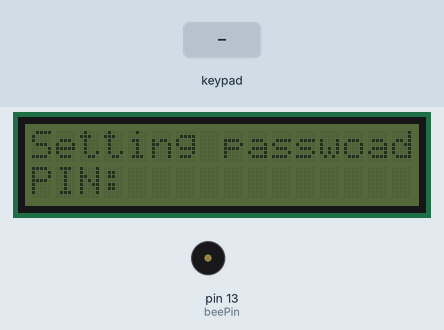
Bench run of a sketch on a simulated Arduino Uno, built with avr-gcc and run on an emulated ATmega328P. Shown: 16×2 character LCD, buzzer (waves = sounding, pin HIGH). The inputs (shaded band) are chosen by the test bench. What the sketch prints to the serial monitor is not drawn.

Above: at 0.9 s.
1.0 s: keypad keys 1 2 3 4 D pressed 0.4 s apart
At 4.0 s:
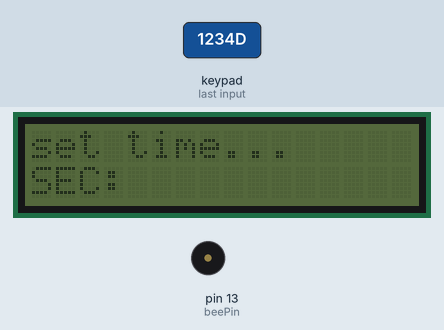
5.2 s: key 'D' pressed
At 7.5 s:
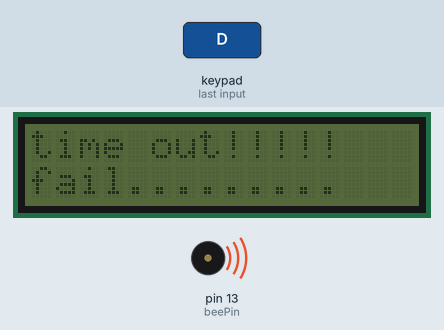
8.2 s: keypad keys 2 3 4 5 D pressed 0.4 s apart
At 9.93 s:
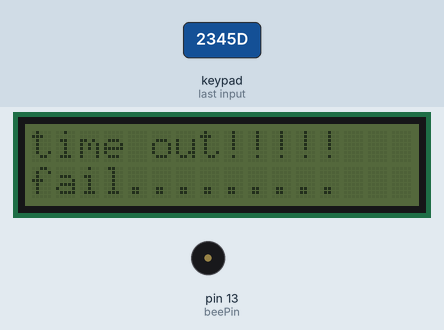
11.7 s: key 'F' pressed
At 12.8 s:
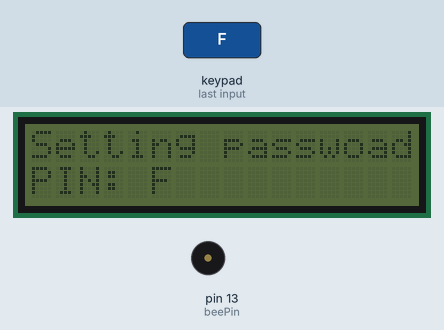
13.3 s: key 'E' pressed
At 14.3 s:
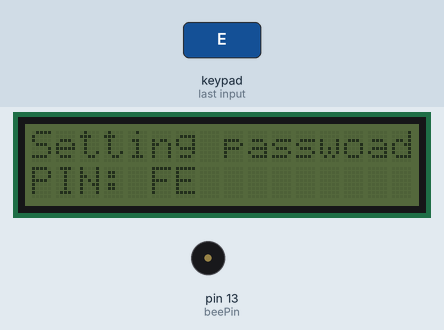
14.9 s: keypad keys 1 2 3 4 A pressed 0.4 s apart
At 17.6 s:
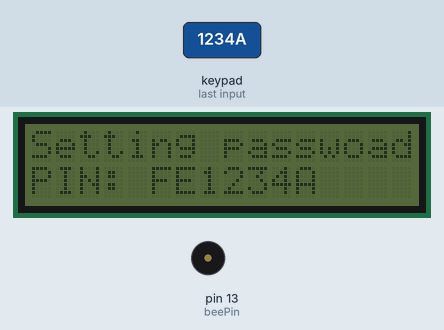
Timing chart, 0 to 19.1 s (numbered marks = the images above; inputs shaded):
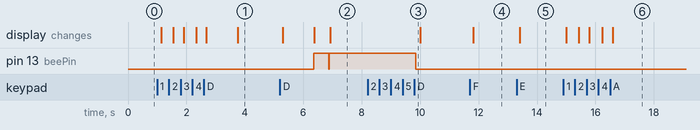

The sketch:

c4_Finial00.ino
```cpp
#include <Keypad.h>
#include <Wire.h>
#include <LiquidCrystal_I2C.h>

#define KEY_ROWS 4  // 薄膜按鍵的列數
#define KEY_COLS 4  // 薄膜按鍵的行數

LiquidCrystal_I2C lcd(0x3F,16,2);

// 設置按鍵模組
char keymap[KEY_ROWS][KEY_COLS] = {
  {'F', 'E', 'D', 'C'},
  {'B', '3', '6', '9'},
  {'A', '2', '5', '8'},
  {'0', '1', '4', '7'}
};

byte rowPins[KEY_ROWS] = {2, 3, 4, 5}; //Rows 0 to 3
byte colPins[KEY_COLS] = {6, 7, 8, 9}; //Columns 0 to 3

Keypad keypad = Keypad(makeKeymap(keymap), rowPins, colPins, KEY_ROWS, KEY_COLS);

String passcode = "1234";     // 預設密碼
String inputCode = "";        // 暫存用戶的按鍵字串
bool acceptKey = true;        // 代表是否接受用戶按鍵輸入的變數，預設為「接受」
String lineA = "",lineB = ""; // 顯示內容

//計時
//1,2,3,5,8,13,21,34,55,89
int timeRange[] = {10,20,40,80,160,320,640,1280,2560,5120};
int timeBee[]   = {125,250,500,1000,2000,3000,5000,8000,13000,21000,34000};
int total = (int)sizeof(timeRange)/4;
int strTime = 0;
int totalTime = 0;
int clockTime = 0;
int tempTime = 0;
int lastTime = 0;
String settime = "";

byte beePin = 13;  //蜂鳴器腳位

//蜂鳴器
void bee(){
  digitalWrite(beePin,HIGH);
  myDelay(500);
  digitalWrite(beePin,LOW);
}
void bee(int d){
  digitalWrite(beePin,d);
}

//設定密碼
void setPassword(){
  char key = '\0';
  passcode = "";
  lineA = "Setting passwoad";
  lineB = "PIN:";
  while(acceptKey){
    key = keypad.getKey();
    Serial.println(key);
    if (acceptKey && key != NO_KEY) {
      clear_LCD();
      if (key == 'C') {   // 清除畫面
        passcode = "";
        lineB = "PIN:";
      } else if (key == 'D') {  // 確定輸入密碼
        lineA = "password set!!";
        lineB = "";
        acceptKey = false;
      } else {
        passcode += key;  // 儲存用戶的密碼
        lineB = "PIN: " + passcode;
      }
    }
    show_LCD();
    delay(50);
  }
  delay(1000);
  acceptKey = true;
  setTimeRange();
}

//設定時間寬度
void setTimeRange(){
  settime = "";
  lineA = "set time...      ";
  lineB = "SEC:";
  while(acceptKey){
    char key = keypad.getKey();
    if(acceptKey && key != NO_KEY){
      clear_LCD();
      if (key == 'C') {   // 清除畫面
        settime = "";
        lineB = "SEC:";
      } else if (key == 'D') {  // 確定輸入時間
        tempTime = millis();
        strTime = millis()/1000;
        totalTime = settime.toInt();
        lineA = "Time set!";
        lineB = "";
        acceptKey = false;
      } else {
        settime += key;  // 儲存時間數字
        lineB = "SEC: " + settime;
      }
    }
    show_LCD();
    delay(50);
  }
  delay(1000);

  resetLocker();

}

void keyINPass(){

    char key = keypad.getKey();
    // 若目前接受用戶輸入，而且有新的字元輸入…
    if (acceptKey && key != NO_KEY) {
      clear_LCD();
      if (key == 'C') {   // 清除畫面
        inputCode = "";
        lineB = "PIN: ";
      } else if (key == 'D') {  // 比對輸入密碼
        acceptKey = false;
        checkPinCode();
      } else {
        inputCode += key;  // 儲存用戶的按鍵字元
        lineB = "PIN: " + inputCode;
      }
    }

    lastTime = totalTime - (millis()/1000 - strTime);

    String str = String(lastTime);
    lineA = "Time... " + str + " "  ;

    show_LCD();

}

// 顯示「歡迎光臨」後，重設LCD顯示文字和輸入狀態。
void resetLocker() {
  lineA = "Time... ";
  lineB = "PIN: ";
  show_LCD();
  acceptKey = true;
  inputCode = "";
}

// 比對用戶輸入的密碼
void checkPinCode() {
  acceptKey = false;  // 暫時不接受用戶按鍵輸入
  // 比對密碼
  if (inputCode == passcode) {
    acceptKey = true;
    pass();
  } else {
    lineB = "***WRONG!!***";
    show_LCD();
    delay(250);
    clear_LCD();
    resetLocker();
  }
}

//密碼通過顯示
void pass(){
  digitalWrite(beePin,LOW);
  lineA = "password correct";
  lineB = "success!!!!!!!!!";
  while(acceptKey){
    char key = keypad.getKey();
    if(acceptKey && key != NO_KEY){
      if(key == 'D'){
          acceptKey = false;
      }
    }
    show_LCD();
    delay(50);
  }
  clear_LCD();
  acceptKey = true;
  setPassword();
}

 //遊戲結束
void gameOver(){
  lineA = "time out!!!!!";
  lineB = "fail.........";
  bee(1);
  while(acceptKey){
    char key = keypad.getKey();
    if(acceptKey && key != NO_KEY){
      if(key == 'D'){
          bee(0);
          acceptKey = false;
      }
    }
    show_LCD();
    delay(50);
  }
  clear_LCD();
  acceptKey = true;
  setPassword();
}

void clear_LCD(){
  lcd.setCursor(0, 0); // 設定游標位置在第一行行首
  lcd.print("                               ");
  lcd.setCursor(0, 1); // 設定游標位置在第二行行首
  lcd.print("                               ");
}

void show_LCD(){
  lcd.setCursor(0, 0); // 設定游標位置在第一行行首
  lcd.print(lineA);
  lcd.setCursor(0, 1); // 設定游標位置在第二行行首
  lcd.print(lineB);
}

void myDelay(unsigned long duration){
  unsigned long start = millis();

  while(((millis() - start) <= duration) && acceptKey){
    keyINPass();
  }
}

void setup() {
  Serial.begin(9600);

  pinMode(beePin,OUTPUT);

  lcd.init();// initialize the lcd

  setPassword();
}

void loop() {

  Serial.println("lastTime: " + lastTime);
  Serial.println("clockTime: " + clockTime);

  while(acceptKey){

    char key = keypad.getKey();
    // 若目前接受用戶輸入，而且有新的字元輸入…
    if (acceptKey && key != NO_KEY) {
      clear_LCD();
      if (key == 'C') {   // 清除畫面
        inputCode = "";
        lineB = "PIN: ";
      } else if (key == 'D') {  // 比對輸入密碼
        acceptKey = false;
        checkPinCode();
      } else {
        inputCode += key;  // 儲存用戶的按鍵字元
        lineB = "PIN: " + inputCode;
      }
    }

    lastTime = totalTime - (millis()/1000 - strTime);

    for(int x = 9 ; x >= 0; x--){
      if(lastTime > timeRange[x]){
        clockTime = timeBee[x+1];
        break;
      }else if(lastTime < timeRange[0]){
        clockTime = timeBee[0];
      }
    }

    int timeDiff = millis() - tempTime ;
    if(timeDiff >= clockTime){
      bee();
      tempTime = millis();
    }

    String str = String(lastTime);
    lineA = "Time... " + str + " "  ;

    show_LCD();

    if(lastTime <= 0){
      acceptKey = false;
    }

  }
  acceptKey = true;
  gameOver();

}
```

Measured:
- after the input at 1.0 s, the display: first changes after 0.13 s (image 1 shows a later state)
- after the input at 5.2 s, pin 13 (beePin): LOW → HIGH after 1.2 s, → LOW 0.51 s later, → HIGH 0.02 s later; the display: first changes after 0.10 s (image 2 shows a later state)
- after the input at 8.2 s, pin 13 (beePin): HIGH → LOW after 1.6 s
- after the input at 11.7 s, the display: changes after 0.13 s (image 4)
- after the input at 13.3 s, the display: changes after 0.10 s (image 5)
- after the input at 14.9 s, the display: first changes after 0.10 s (image 6 shows a later state)
